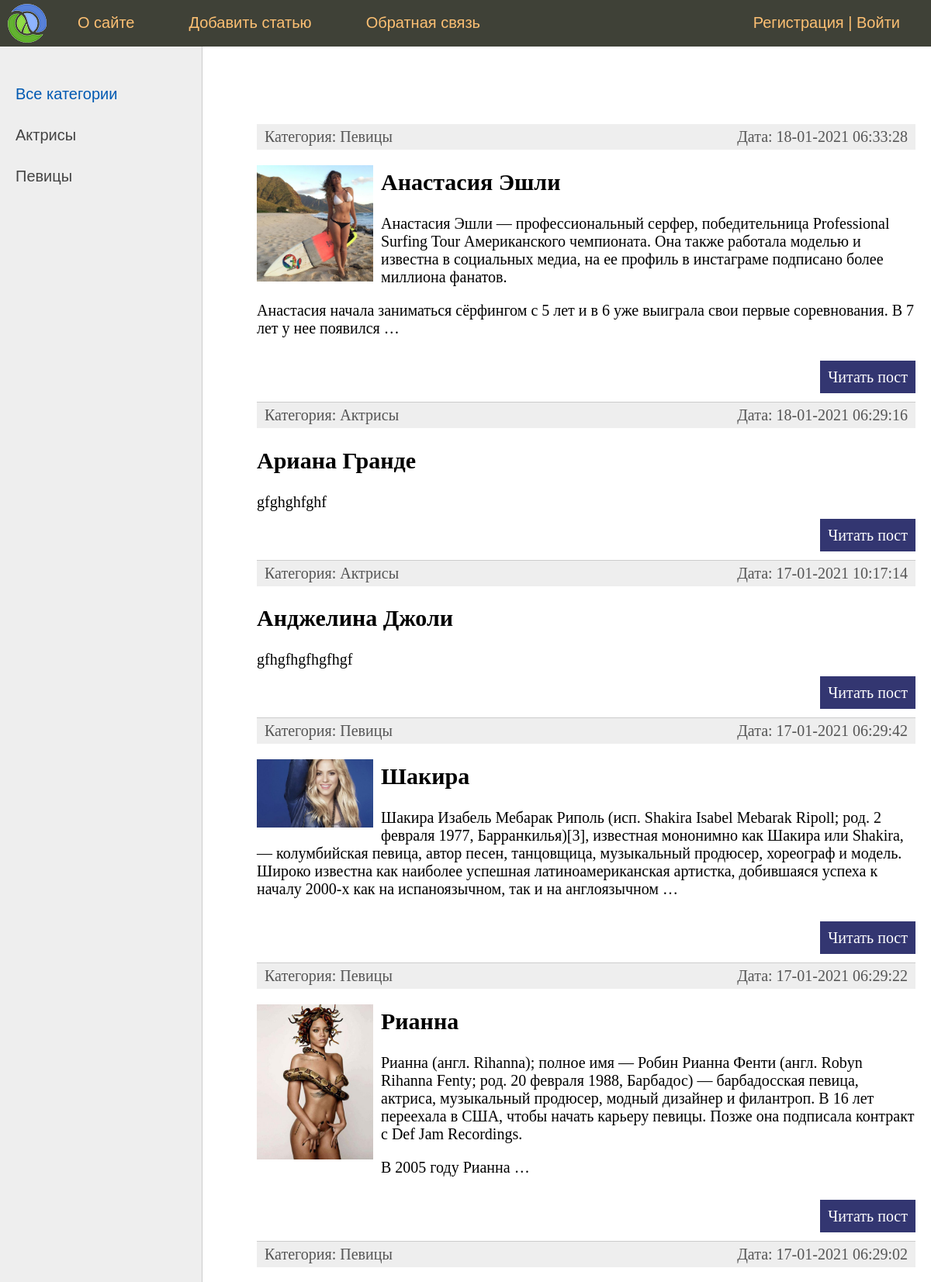
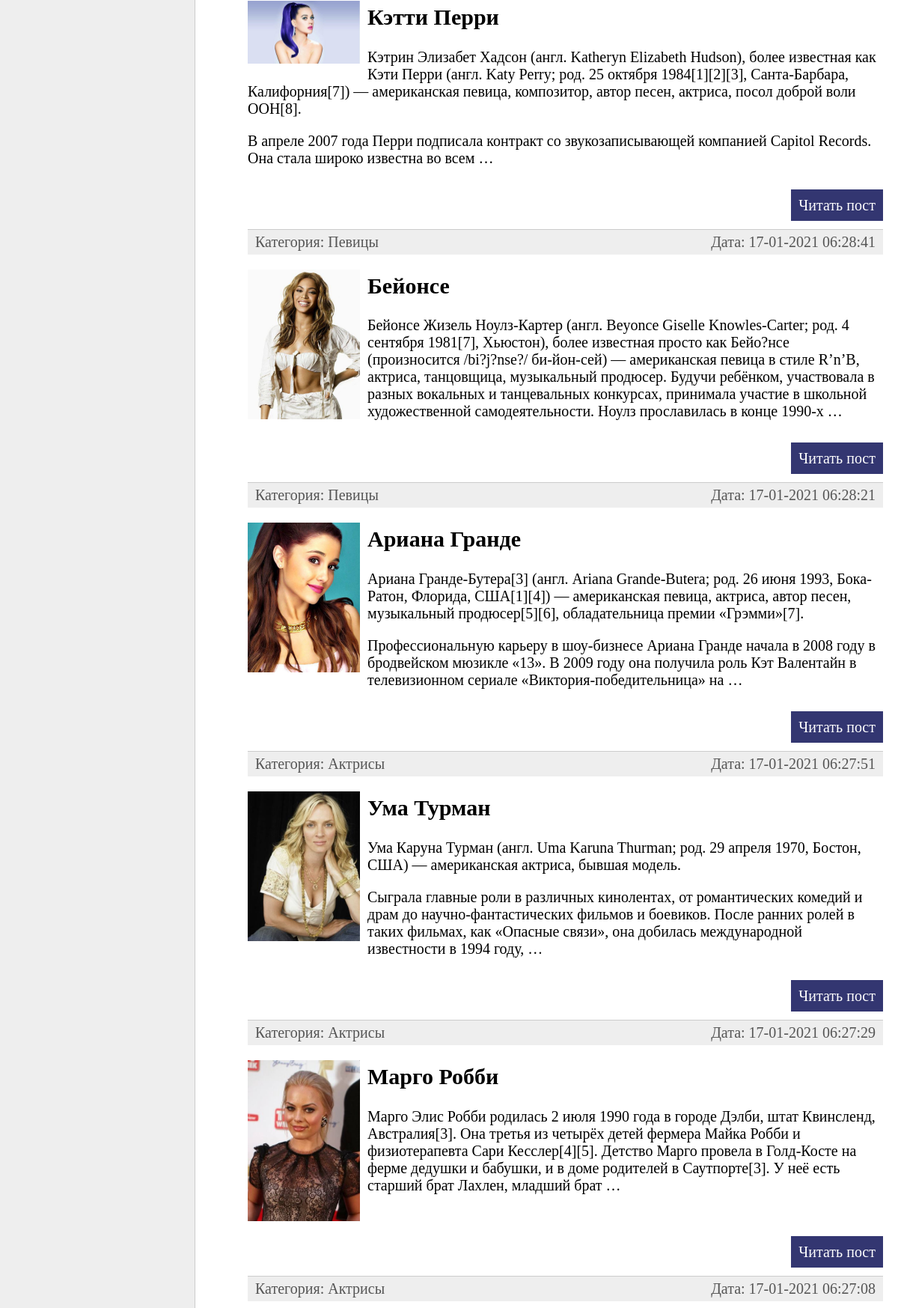
The page / (upper part) on the database its author committed (2 pictures, top to bottom).
### women/models.py (models this page shows, shortened)
class Category(models.Model):
    name = models.CharField(max_length=100, db_index=True, verbose_name="Категория")
    slug = models.SlugField(max_length=255, unique=True, db_index=True, verbose_name="URL")
    def __str__(self):
        return self.name
    def get_absolute_url(self):
        return reverse('category', kwargs={'cat_slug': self.slug})
    class Meta:
        verbose_name = 'Категория'
        verbose_name_plural = 'Категории'
        ordering = ['id']

class Women(models.Model):
    title = models.CharField(max_length=255, verbose_name="Заголовок")
    slug = models.SlugField(max_length=255, unique=True, db_index=True, verbose_name="URL")
    content = models.TextField(blank=True, verbose_name="Текст статьи")
    photo = models.ImageField(upload_to="photos/%Y/%m/%d/", verbose_name="Фото")
    time_create = models.DateTimeField(auto_now_add=True, verbose_name="Время создания")
    time_update = models.DateTimeField(auto_now=True, verbose_name="Время изменения")
    is_published = models.BooleanField(default=True, verbose_name="Публикация")
    cat = models.ForeignKey('Category', on_delete=models.PROTECT, verbose_name="Категории")
    def get_absolute_url(self):
        return reverse('post', kwargs={'post_slug': self.slug})
    class Meta:
        verbose_name = 'Известные женщины'
        verbose_name_plural = 'Известные женщины'
        ordering = ['-time_create', 'title']

### women/views.py (the view)
# urls.py: path('', WomenHome.as_view(), name='home'),
class WomenHome(DataMixin, ListView):
    model = Women
    template_name = 'women/index.html'
    context_object_name = 'posts'
    def get_context_data(self, *, object_list=None, **kwargs):
        context = super().get_context_data(**kwargs)
        c_def = self.get_user_context(title='Главная страница')
        return dict(list(context.items()) + list(c_def.items()))
    def get_queryset(self):
        return Women.objects.filter(is_published=True)

### women/templatetags/women_tags.py (called while the page is built)
@register.inclusion_tag('women/list_categories.html')
def show_categories(sort=None, cat_selected=0):
    if not sort:
        cats = Category.objects.all()
    else:
        cats = Category.objects.order_by(sort)
    return {"cats": cats, "cat_selected": cat_selected}

### women/utils.py (called while the page is built)
    def get_user_context(self, **kwargs):
        context = kwargs
        cats = Category.objects.all()
        context['menu'] = menu
        context['cats'] = cats
        if 'cat_selected' not in context:
            context['cat_selected'] = 0
        return context

### women/templates/women/index.html (shortened to what this page needs)
{% extends 'women/base.html' %}
{% block content %}
<ul class="list-articles">
	{% for p in posts %}
		<li>
			<div class="article-panel">
				<p class="first">Категория: {{p.cat}}</p>
				<p class="last">Дата: {{p.time_update|date:"d-m-Y H:i:s"}}</p>
			</div>
			{% if p.photo %}
				<p><img class="img-article-left thumb" src="{{p.photo.url}}"></p>
			{% endif %}
			<h2>{{p.title}}</h2>
			{% autoescape on %}
				{{p.content|linebreaks|truncatewords:50}}
			{% endautoescape %}
			<p class="link-read-post"><a href="{{ p.get_absolute_url }}">Читать пост</a></p>
		</li>
	{% endfor %}
</ul>
{% endblock %}

### women/templates/women/list_categories.html
{% for c in cats %}
	{% if c.pk == cat_selected %}
		<li class="selected">{{c.name}}</li>
	{% else %}
		<li><a href="{{ c.get_absolute_url }}">{{c.name}}</a></li>
	{% endif %}
{% endfor %}

### women/static/women/css/styles.css (style rules this page uses)
html, body { font-family: 'Arial'; margin: 0; padding: 0; height: 100%; width: 100%; color: #444; }
a { color: #0059b2; text-decoration: none; }
img { max-width: 600px; height: auto; }
img.img-article-left { max-width: 300px; height: auto; float: left; padding: 0 10px 10px 0; }
img.img-article-left.thumb { max-width: 150px; height: auto; }
p.link-read-post { text-align: right; }
p.link-read-post a { padding: 10px; min-width: 100px; background: #333671; color: #fff; text-decoration: none; }
div.article-panel { background: #eee; padding: 5px 10px 5px 10px; box-sizing border-box; overflow: hidden; color: #555; }
div.article-panel p.first { margin: 0; float: left; }
div.article-panel p.last { margin: 0; float: right; }
ul.list-articles { list-style: none; margin: 0; padding: 0; }
ul.list-articles li { border-bottom: 1px solid #ccc; }
.left-chapters ul li { margin: 30px 0 0 0; color: #999; }
.left-chapters ul li a { color: #444; text-decoration: none; }

### rows shown on the page
Category: name "Актрисы"
Category: name "Певицы"
Women: cat "Певицы", time_update "18-01-2021 06:33:28", photo (picture), title "Анастасия Эшли", content "Анастасия Эшли — профессиональный серфер, победительница Professional Surfing Tour Американского чемпионата. Она также работала моделью и известна в социальных медиа, на ее профиль в инстаграме подписано более миллиона фанатов. Анастасия начала заниматься сёрфингом с 5 лет и в 6 уже выиграла свои первые соревнования. В 7 лет у нее появился …"
Women: cat "Актрисы", time_update "18-01-2021 06:29:16", title "Ариана Гранде", content "gfghghfghf"
Women: cat "Актрисы", time_update "17-01-2021 10:17:14", title "Анджелина Джоли", content "gfhgfhgfhgfhgf"
Women: cat "Певицы", time_update "17-01-2021 06:29:42", photo (picture), title "Шакира", content "Шакира Изабель Мебарак Риполь (исп. Shakira Isabel Mebarak Ripoll; род. 2 февраля 1977, Барранкилья)[3], известная мононимно как Шакира или Shakira, — колумбийская певица, автор песен, танцовщица, музыкальный продюсер, хореограф и модель. Широко известна как наиболее успешная латиноамериканская артистка, добившаяся успеха к началу 2000-х как на испаноязычном, так и на англоязычном …"
Women: cat "Певицы", time_update "17-01-2021 06:29:22", photo (picture), title "Рианна", content "Рианна (англ. Rihanna); полное имя — Робин Рианна Фенти (англ. Robyn Rihanna Fenty; род. 20 февраля 1988, Барбадос) — барбадосская певица, актриса, музыкальный продюсер, модный дизайнер и филантроп. В 16 лет переехала в США, чтобы начать карьеру певицы. Позже она подписала контракт с Def Jam Recordings. В 2005 году Рианна …"
Women: cat "Певицы", time_update "17-01-2021 06:29:02", photo (picture), title "Кэтти Перри", content "Кэтрин Элизабет Хадсон (англ. Katheryn Elizabeth Hudson), более известная как Кэти Перри (англ. Katy Perry; род. 25 октября 1984[1][2][3], Санта-Барбара, Калифорния[7]) — американская певица, композитор, автор песен, актриса, посол доброй воли ООН[8]. В апреле 2007 года Перри подписала контракт со звукозаписывающей компанией Capitol Records. Она стала широко известна во всем …"
Women: cat "Певицы", time_update "17-01-2021 06:28:41", photo (picture), title "Бейонсе", content "Бейонсе Жизель Ноулз-Картер (англ. Beyonce Giselle Knowles-Carter; род. 4 сентября 1981[7], Хьюстон), более известная просто как Бейо?нсе (произносится /bi?j?nse?/ би-йон-сей) — американская певица в стиле R’n’B, актриса, танцовщица, музыкальный продюсер. Будучи ребёнком, участвовала в разных вокальных и танцевальных конкурсах, принимала участие в школьной художественной самодеятельности. Ноулз прославилась в конце 1990-х …"
Women: cat "Певицы", time_update "17-01-2021 06:28:21", photo (picture), title "Ариана Гранде", content "Ариана Гранде-Бутера[3] (англ. Ariana Grande-Butera; род. 26 июня 1993, Бока-Ратон, Флорида, США[1][4]) — американская певица, актриса, автор песен, музыкальный продюсер[5][6], обладательница премии «Грэмми»[7]. Профессиональную карьеру в шоу-бизнесе Ариана Гранде начала в 2008 году в бродвейском мюзикле «13». В 2009 году она получила роль Кэт Валентайн в телевизионном сериале «Виктория-победительница» на …"
Women: cat "Актрисы", time_update "17-01-2021 06:27:51", photo (picture), title "Ума Турман", content "Ума Каруна Турман (англ. Uma Karuna Thurman; род. 29 апреля 1970, Бостон, США) — американская актриса, бывшая модель. Сыграла главные роли в различных кинолентах, от романтических комедий и драм до научно-фантастических фильмов и боевиков. После ранних ролей в таких фильмах, как «Опасные связи», она добилась международной известности в 1994 году, …"
Women: cat "Актрисы", time_update "17-01-2021 06:27:29", photo (picture), title "Марго Робби", content "Марго Элис Робби родилась 2 июля 1990 года в городе Дэлби, штат Квинсленд, Австралия[3]. Она третья из четырёх детей фермера Майка Робби и физиотерапевта Сари Кесслер[4][5]. Детство Марго провела в Голд-Косте на ферме дедушки и бабушки, и в доме родителей в Саутпорте[3]. У неё есть старший брат Лахлен, младший брат …"
Women: cat "Актрисы", time_update "17-01-2021 06:27:08"

### other values the page prints
{{ m.title }} "О сайте" "Добавить статью" "Обратная связь"
